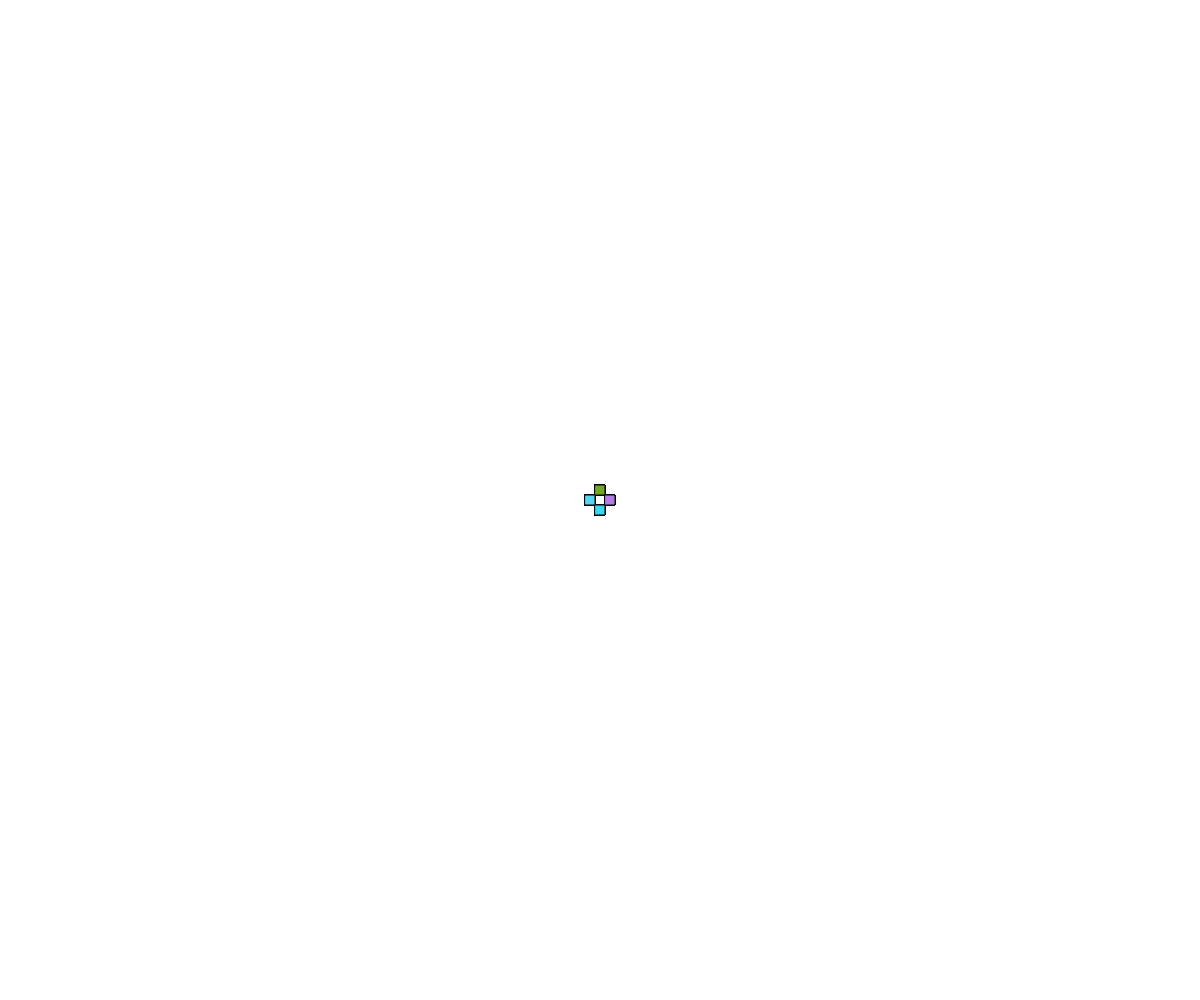
Frame 1 (no input)
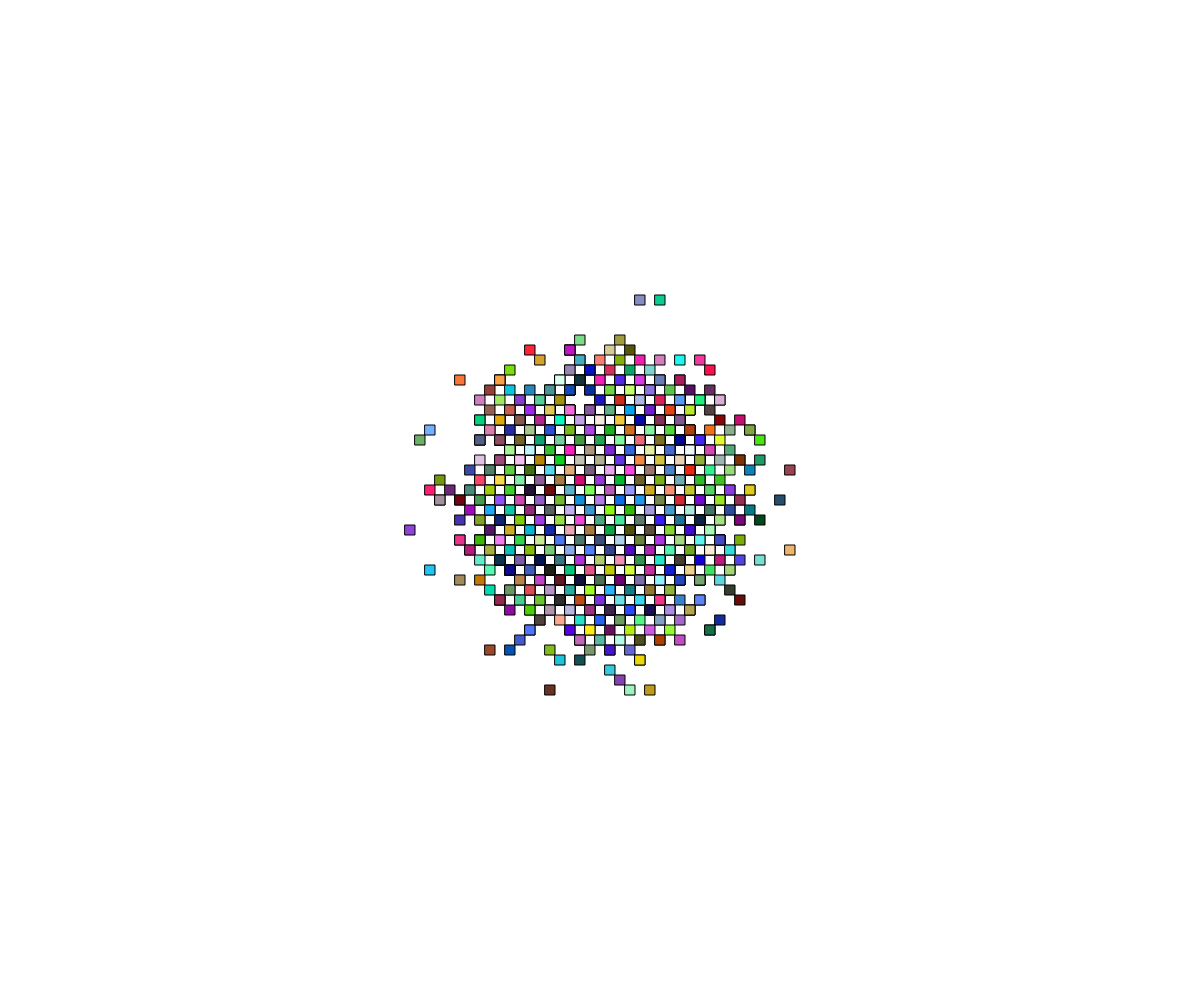
Frame 60 (no input)
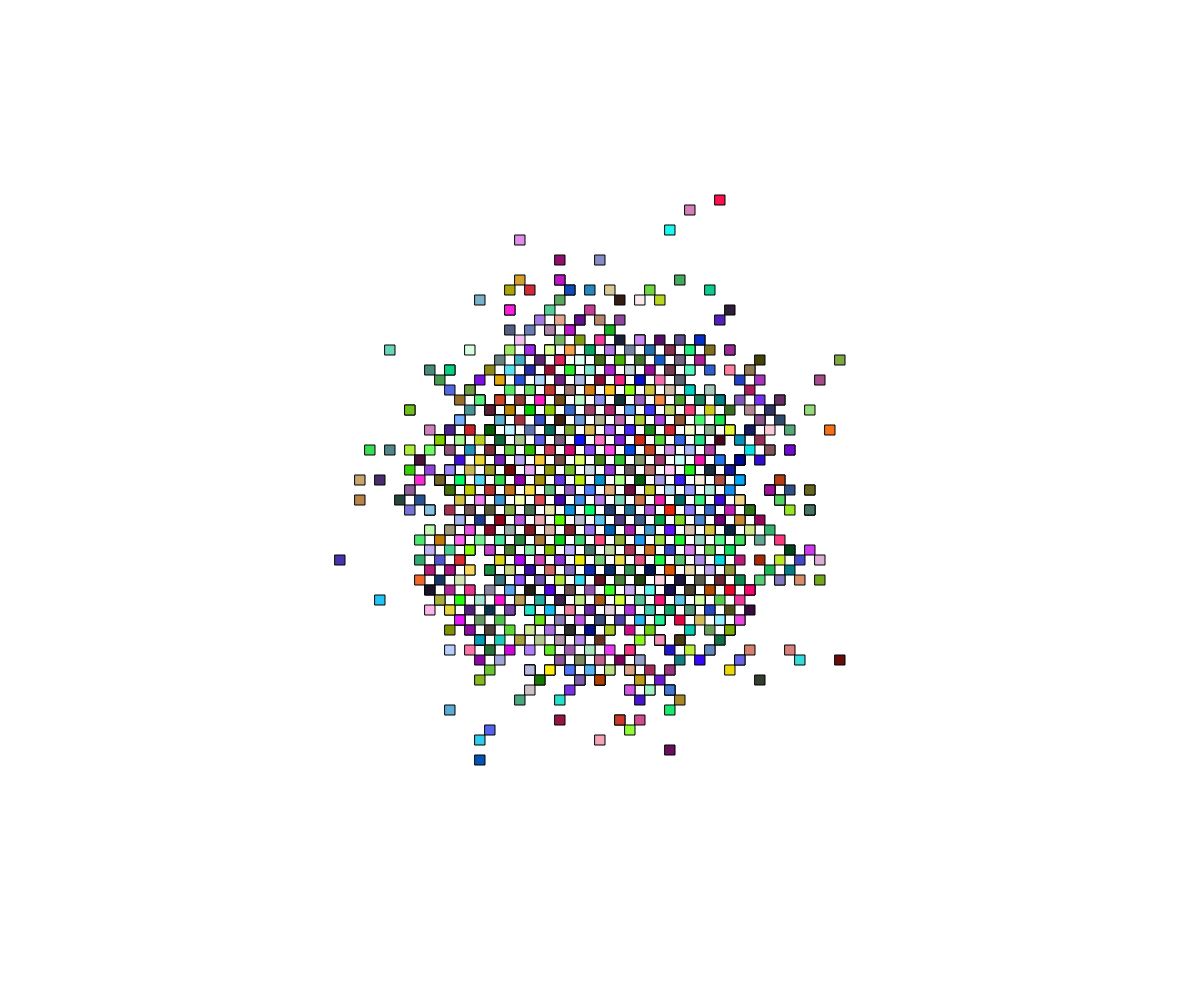
Frame 120 (the mouse pressed at the canvas centre since frame 60)

The p5.js sketch that drew these frames (run headless with seeded random() and noise() and a simulated clock; from frame 60 on, the mouse is pressed at the canvas centre):

// p5.js sketch
// ── sketch.js
//Cookie cookie yum time
// Your Name
// Date
//
// Extra for Experts:
// - describe what you did to take this project "above and beyond"
//GViafodfkas
let walkers = [];
const NUM_WALERS = 3000;
function setup() {
  createCanvas(windowWidth, windowHeight);
  for (let i = 0; i < NUM_WALERS; i++) {
    let newColor = color(random(255),random(255),random(255));
    walkers.push(new Walker(width / 2, height / 2, color(newColor)));
  }
}

function draw() {
  background(255);
  for (let w of walkers) {
    w.move();
    w.display();
  }
}
class Walker {//what is class
  //cookie thing
  constructor(x, y, c) {//fancy function?????
    this.x = x;
    this.y = y;
    this.c = c;
    this.v = 10;
    this.s = 10;
    fill(c);
    rect(x, y, this.s);
  }
  display() {//is this a function????? why this work?? when call??
    rectMode(CENTER);
    fill(this.c);
    square(this.x, this.y, this.s);
  }
  move() {//another function??
    //☺
    let mychoice = Math.floor(random(4));
    if (mychoice === 0) this.x -= this.v;
    else if (mychoice === 1) this.x += this.v;
    else if (mychoice === 2) this.y -= this.v;
    else this.y += this.v;
  }
  //☻
}
